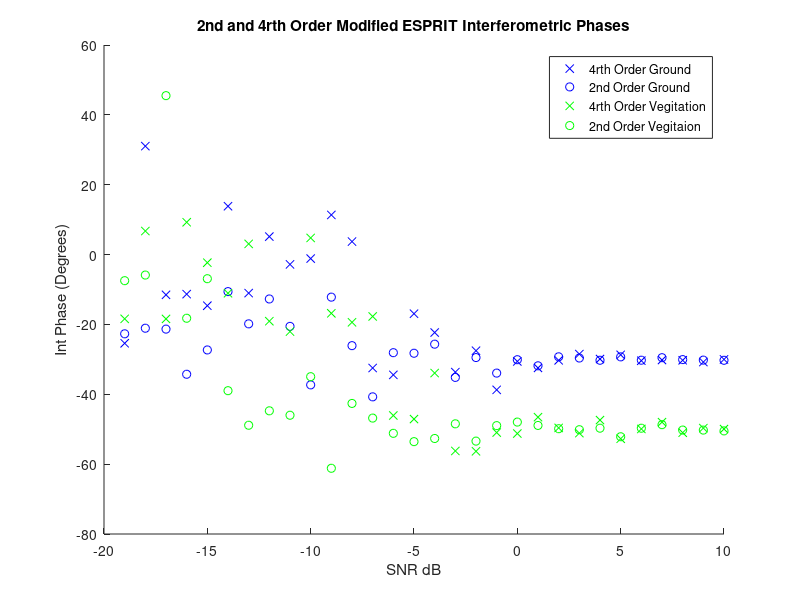
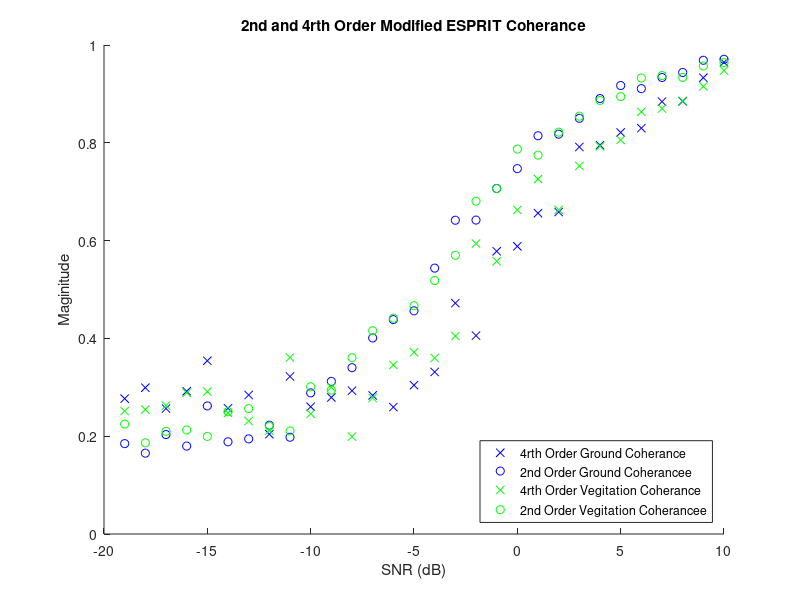

Recreate these plots in MATLAB, in order.
%% Afric_Sim_test_ESPRIT
clc;clear;
%% Initializations
alpha = 1; %ground weighting factor
beta = 1;   %veg weighting factor
%
Pol_ground = [1;-1;0]/sqrt(2);
Pol_Cum_ground = [1;1;0;-1;0;0]/sqrt(3); %ground
Pol_vegitation = [1;1;1]/sqrt(3);
Pol_Cum_vegitation = [1;1;1;1;1;1]/sqrt(6); %vegitation
G_O = 30;
ground_offset = G_O*pi/180; % ground interferomitry offset
V_O = 50;
vegitation_offset = V_O*pi/180;    % veg interferomitry offset
%
Averaged_samples = 10;
Window = 49;    %size of window
SNR_samples = 30;
%
ground_phase_4 = zeros(SNR_samples,1); 
ground_mag_4 = zeros(SNR_samples,1);
ground_phase_2 = zeros(SNR_samples,1);
ground_mag_2 = zeros(SNR_samples,1); 

vegitation_phase_4 = zeros(SNR_samples,1);
vegitation_mag_4 = zeros(SNR_samples,1);
vegitation_phase_2 = zeros(SNR_samples,1);
vegitation_mag_2 = zeros(SNR_samples,1);
%
SNR = zeros(1,SNR_samples);
%% Matrix Construction
for Averaged_sample = 1:SNR_samples;
    
    SNR(Averaged_sample)=Averaged_sample-20;
    Noise = (10^(-SNR(Averaged_sample)/20))/sqrt(3);
    
    for unusedvariable = 1:Averaged_samples
        
        g =  Pol_ground*(sqrt(-2*log(1-rand(1,Window))).*exp(1i*2*pi*rand(1,Window)));
        v =  Pol_vegitation*(sqrt(-2*log(1-rand(1,Window))).*exp(1i*2*pi*rand(1,Window)));
        
        polfilter_2 = alpha*g + beta*v;
        s2 = alpha*exp(1i*ground_offset)*g + beta*exp(1i*vegitation_offset)*v;
        
        s1_Noise = polfilter_2 + Noise*sqrt(-2*log(1-rand(3,Window))).*exp(1i*2*pi*rand(3,Window));
        s2_Noise = s2 + Noise*sqrt(-2*log(1-rand(3,Window))).*exp(1i*2*pi*rand(3,Window));
 
 
%% Cumulant Algorithm        
        S1_4=[s1_Noise(1,:).*s1_Noise(1,:)
            s1_Noise(2,:).*s1_Noise(2,:)
            s1_Noise(3,:).*s1_Noise(3,:)
            s1_Noise(1,:).*s1_Noise(2,:)
            s1_Noise(1,:).*s1_Noise(3,:)
            s1_Noise(2,:).*s1_Noise(3,:)];
        
        S2_4=[s2_Noise(1,:).*s2_Noise(1,:)
            s2_Noise(2,:).*s2_Noise(2,:)
            s2_Noise(3,:).*s2_Noise(3,:)
            s2_Noise(1,:).*s2_Noise(2,:)
            s2_Noise(1,:).*s2_Noise(3,:)
            s2_Noise(2,:).*s2_Noise(3,:)];
        
        R1_4 = S1_4*S1_4'/Window;
        R2_4 = S1_4*S2_4'/Window;
                
        [eigenvec_4,eigenval_4] = eig(pinv(R1_4)*R2_4);
        
        polfilter_4 = abs(Pol_Cum_ground'*eigenvec_4);
        [~,srt_4] = sort(polfilter_4,'descend');
        ground_phase_4(Averaged_sample) = ground_phase_4(Averaged_sample) + 0.5*angle(eigenval_4(srt_4(1),srt_4(1)))/Averaged_samples;
        ground_mag_4(Averaged_sample) = ground_mag_4(Averaged_sample) + abs(eigenval_4(srt_4(1),srt_4(1)))/Averaged_samples;
        
        polfilter_4 = abs(Pol_Cum_vegitation'*eigenvec_4);
        [~,srt_4] = sort(polfilter_4,'descend');
        vegitation_phase_4(Averaged_sample) = vegitation_phase_4(Averaged_sample) + 0.5*angle(eigenval_4(srt_4(1),srt_4(1)))/Averaged_samples;
        vegitation_mag_4(Averaged_sample) = vegitation_mag_4(Averaged_sample) + abs(eigenval_4(srt_4(1),srt_4(1)))/Averaged_samples;
        %% ESPRIT Algorithm
        S1_2 = [s1_Noise(1,:)
            s1_Noise(2,:)
            s1_Noise(3,:)];
        
        S2_2 = [s2_Noise(1,:)
            s2_Noise(2,:)
            s2_Noise(3,:)];
        
        R1_2 = S1_2*S1_2'/Window;
        R2_2 = S1_2*S2_2'/Window;
        
       [eigenvec_2,eigenval_2] = eig(pinv(R1_2)*R2_2);
        
        polfilter_2 = abs(Pol_ground'*eigenvec_2);
        [~,srt_2] = sort(polfilter_2,'descend');
        ground_phase_2(Averaged_sample) = ground_phase_2(Averaged_sample) + angle(eigenval_2(srt_2(1),srt_2(1)))/Averaged_samples;
        ground_mag_2(Averaged_sample) = ground_mag_2(Averaged_sample) + abs(eigenval_2(srt_2(1),srt_2(1)))/Averaged_samples;
        
        polfilter_2 = abs(Pol_vegitation'*eigenvec_2);
        [~,srt_2] = sort(polfilter_2,'descend');
        vegitation_phase_2(Averaged_sample) = vegitation_phase_2(Averaged_sample) + angle(eigenval_2(srt_2(1),srt_2(1)))/Averaged_samples;
        vegitation_mag_2(Averaged_sample) = vegitation_mag_2(Averaged_sample) + abs(eigenval_2(srt_2(1),srt_2(1)))/Averaged_samples;
        
    end
end
%% Plotting Results
 
figure(1);
title('2nd and 4rth Order Modified ESPRIT Interferometric Phases');
xlabel('SNR dB');ylabel('Int Phase (Degrees)');
hold on;
plot(SNR,ground_phase_4*180/pi,'bx');
plot(SNR,ground_phase_2*180/pi,'bo');
plot(SNR,vegitation_phase_4*180/pi,'gx');
plot(SNR,vegitation_phase_2*180/pi,'go');
legend('4rth Order Ground','2nd Order Ground','4rth Order Vegitation','2nd Order Vegitaion','Location','northeast')
hold off
 
figure(2)
title('2nd and 4rth Order Modified ESPRIT Coherance');
xlabel('SNR (dB)');ylabel('Maginitude')
hold on;
plot(SNR,ground_mag_4,'bx');
plot(SNR,ground_mag_2,'bo');
plot(SNR,vegitation_mag_4,'gx');
plot(SNR,vegitation_mag_2,'go');
legend('4rth Order Ground Coherance','2nd Order Ground Coherancee','4rth Order Vegitation Coherance','2nd Order Vegitation Coherancee','Location','southeast');
hold off;
